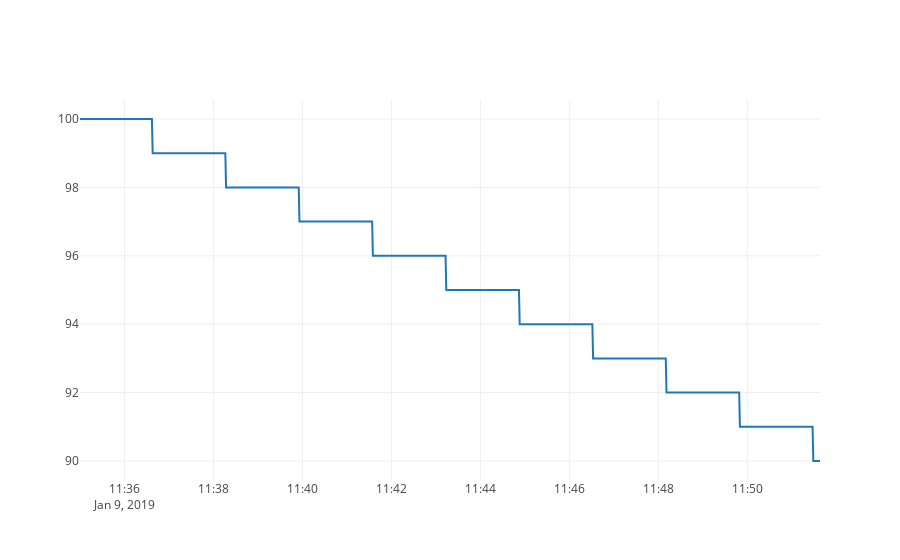

This figure's notebook cell:
### Markdown cell above
## Plot stream data
Visualization is a key part to gaining an understanding of the data and performing data analysis.  The datastream contains a set of basic plotting operations that are accessible through the `.plot()` method or through other direct mechanisms.  Please see the `plotting_demo` tutorial page for a complete set of plotting examples.

This plot is interactive; try using your mouse to explore the data.

### Code cell
battery_data_stream.plot()

### Figure 1 — Plotly figure (JSON) as saved in the notebook; plotly's stock layout.template omitted (floating-point values rounded to 4 significant figures; data arrays with more than 128 entries replaced by an {"elided": "..."} marker saying what was removed)
{"data": [{"name": "battery_level", "type": "scatter", "uid": "63ad30ce-1846-469b-9afc-669ef3c2aa08", "x": {"elided": "1998 str values"}, "y": {"elided": "1998 int values"}}], "layout": {"autosize": true, "xaxis": {"autorange": true, "range": ["2019-01-09 11:35", "2019-01-09 11:51:38"], "type": "date"}, "yaxis": {"autorange": true, "range": [89.44, 100.6], "type": "linear"}}}
